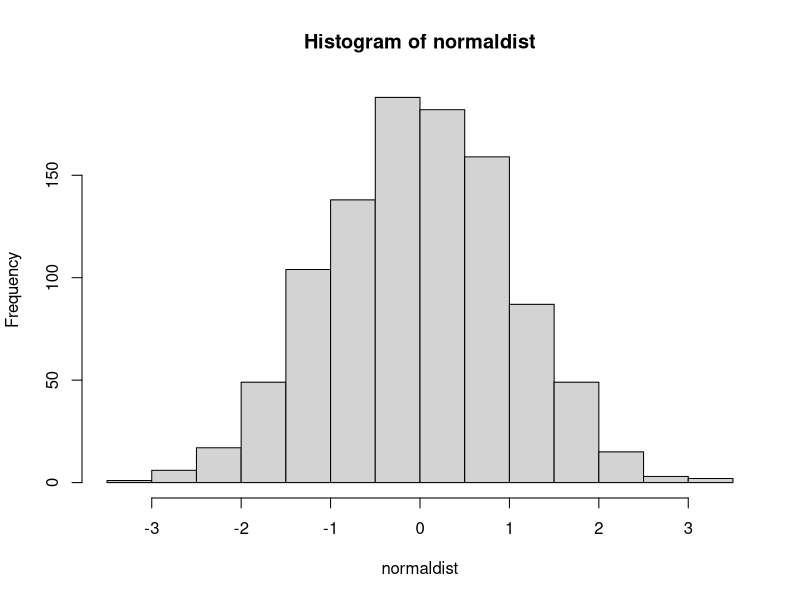
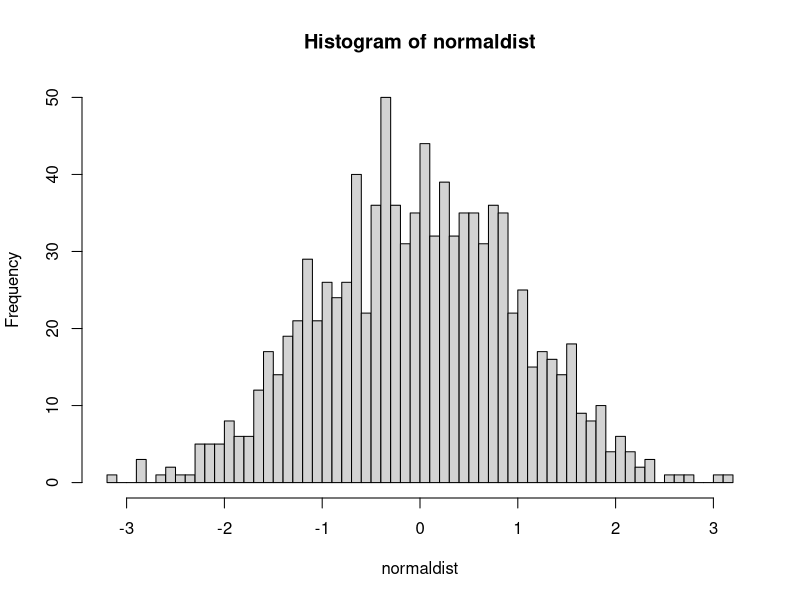
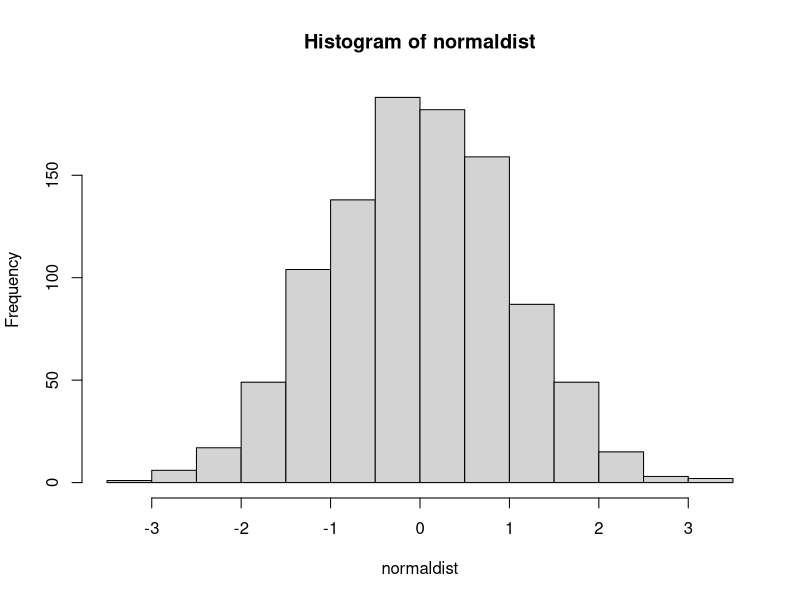
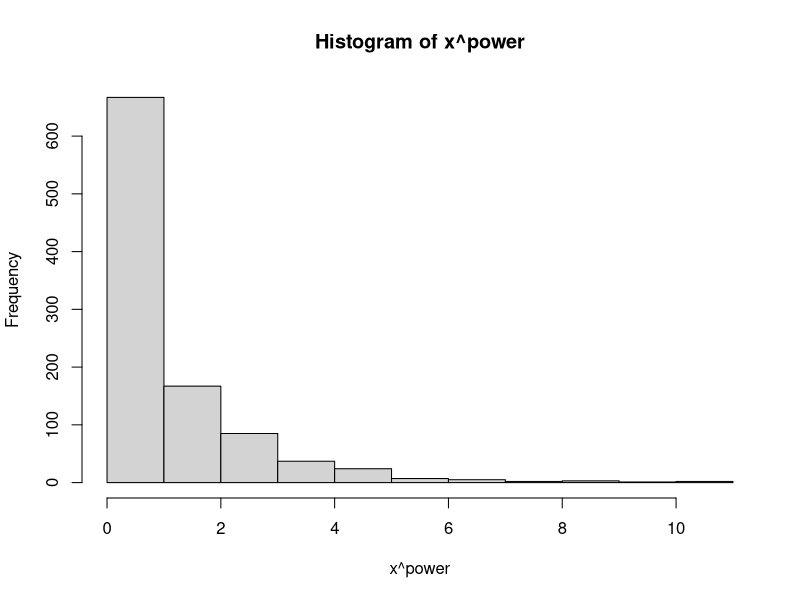
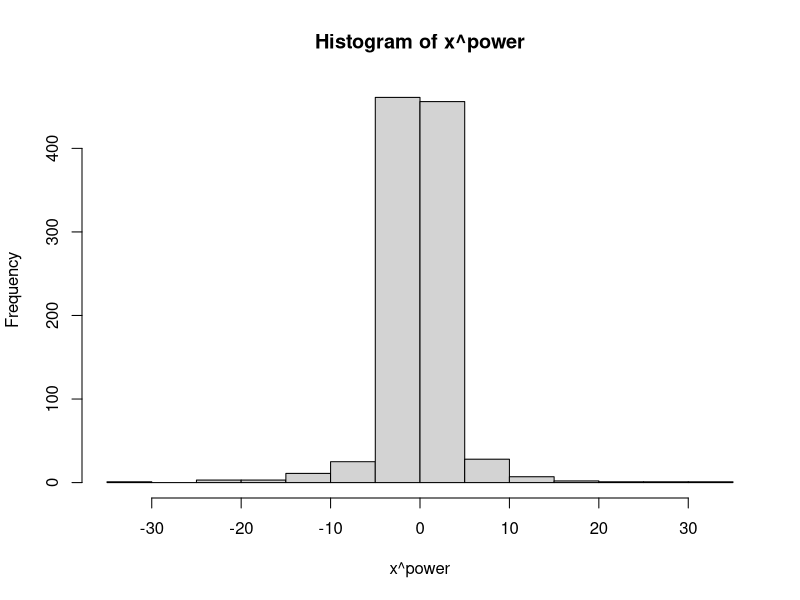
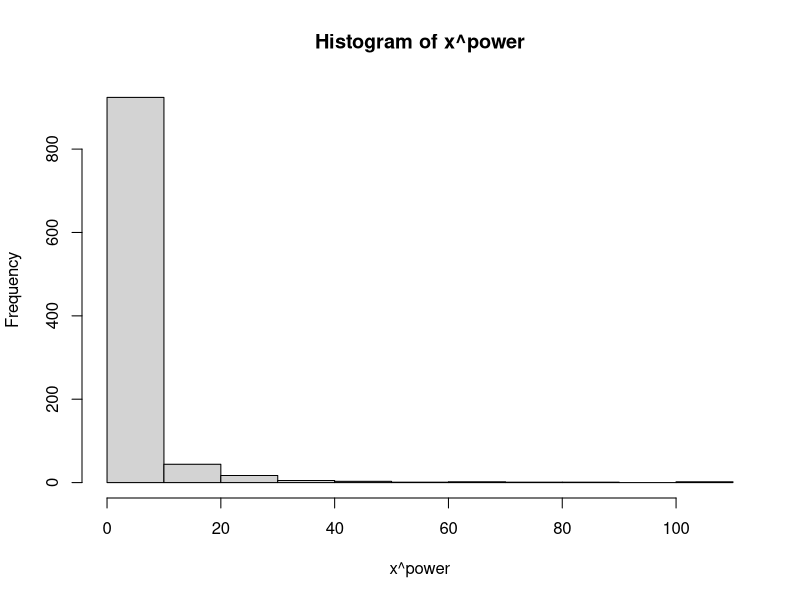
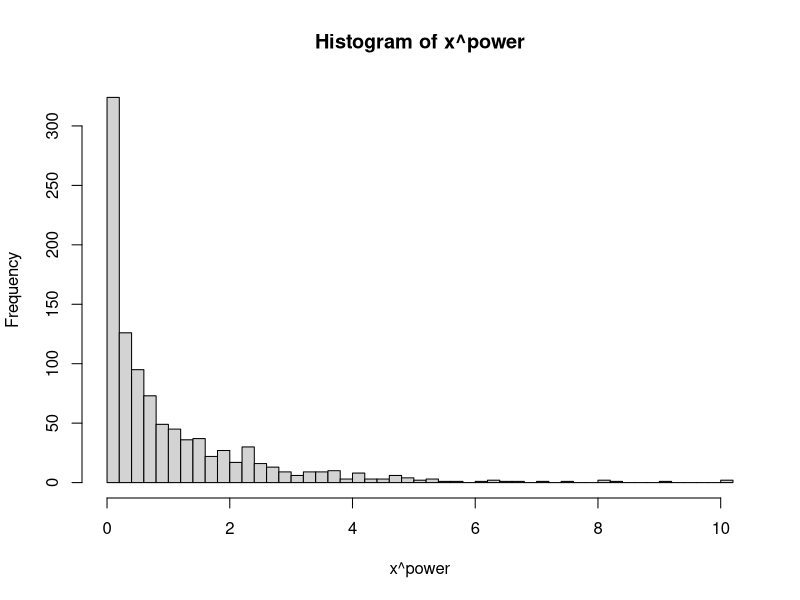
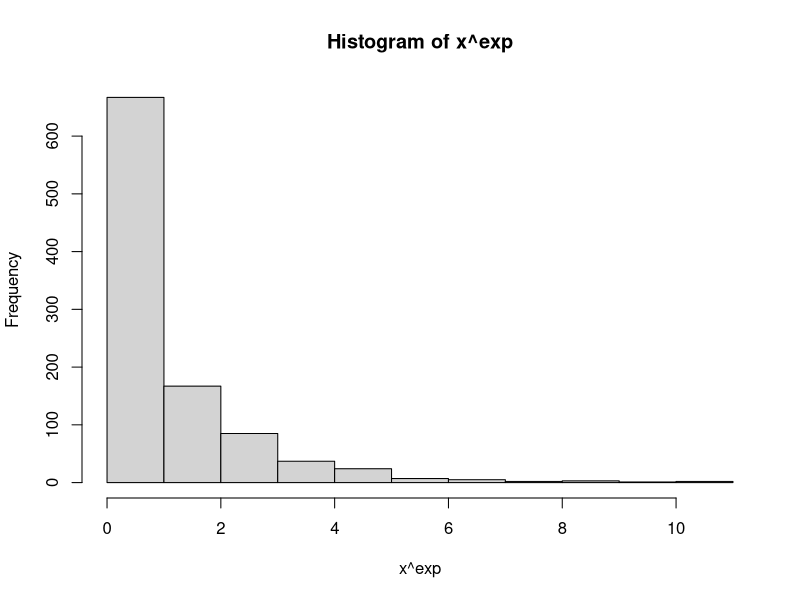

The R source for these figures, in order:
# Functions in R

#Simple function, no inputs!
hello_world <- function(){
  print('hello world in R')
}
hello_world()

#Function with a single argument
hello_name <- function(name){
  print(paste("hello",name))
}
hello_name('john')
 
#Function to add two numbers
add_num <- function(a,b){
  x <- a+b
  print(x)
}
add_num(2,6)

#Add a vector to a number
add_num(c(1,2,3,4,5),4)

#Function with default argument values
hello_name <- function(name = 'Rick'){
  print(paste('hello', name))
}
hello_name()
hello_name('sam')
hello_name(name = 'jerry')

#Return a value from a function
full_name <- function(name = 'sachin', title = 'tendulkar'){
  return(paste(name,' ',title))
}
full_name()
full_name('hi','hello')

#Builtin functions

#to generate 1000 random values from a normal distribution of mean 0 and 1
normaldist <- rnorm(1000,0,1)
mean(normaldist)
hist(normaldist)

#For looking into the documentation of a builtin fn we use ?
?hist
hist(normaldist, breaks = 60)
hist(normaldist, 10)

expovalue <- function(x, power = 2){
  hist(x^power)
}
expovalue(normaldist)

expovalue(normaldist, power = 3)
expovalue(normaldist, 4)

#Using named arguments and passing any other arguments
expovalue <- function(x, power = 2, ...){
  hist(x^power, ...)
}
expovalue(normaldist,power = 2, breaks = 50)

#Passing logical arguments
expovalue <- function(x, exp = 2, hist = FALSE, ...){
  if(hist == TRUE){
    hist(x^exp)
    x^exp
  }else{
    x^exp
  }
}
expovalue(normaldist)
expovalue(normaldist, hist = TRUE)

#Scope of variables
v <- 'Im global variable'
stuff <- 'Im global stuff'
fun  <- function(stuff){
  print(v)
  stuff <- 'Reasssign a new stuff value'
  print(stuff)
}
print(v)
print(stuff)
fun(stuff)
print(stuff)

amt <- function(x=100){
  t = x+x*(0.2)
  return(t)
}
amt(100)
amt(9840)

amount <-function(amt){
  if(amt>0) famt = amt+amt*(0.2)
  if(amt<=0) famt = amt
  return(famt)
}
amount(670)

#Checking the argument and the body of a function
args(amount)
body(amount)


#Example to understand the scope 
f1 <- function(x){
  y = 10
  g1 = function(x){
    y+(x*x)
  }
  g1(x)
}
f1(10)

g2 <- function(x, y)
{
  y+(x*x)
}
f2 <- function(x)
{
  y = 10
  g2(x, y)
}
f2(10)
